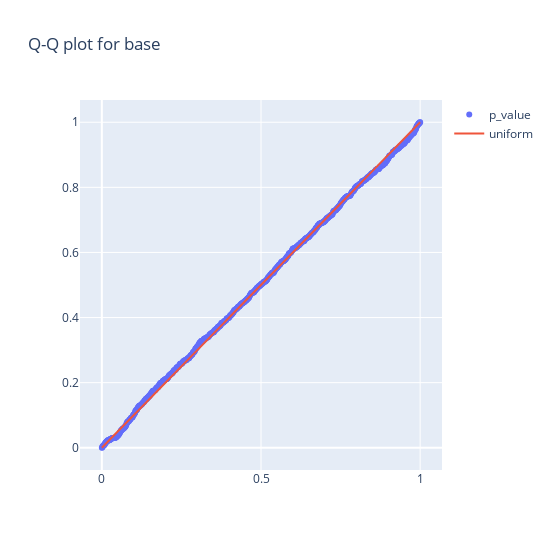

This figure's notebook cell:
### Code cell
# Проверим корректность
p_values, p_values_lin = p_values_func(p=0.05, effect=0, loc=100, scale=100, n_exp=n_samples)
Q_Q_plot(p_values, "base")

### Figure 1 — Plotly figure (JSON) as saved in the notebook; plotly's stock layout.template omitted (floating-point values rounded to 4 significant figures; data arrays with more than 128 entries replaced by an {"elided": "..."} marker saying what was removed)
{"data": [{"mode": "markers", "name": "p_value", "type": "scatter", "x": {"elided": "1001 float values"}, "y": {"elided": "1001 float values"}}, {"mode": "lines", "name": "uniform", "type": "scatter", "x": {"elided": "1001 float values"}, "y": {"elided": "1001 float values"}}], "layout": {"height": 550, "title": {"text": "Q-Q plot for base"}, "width": 550}}
